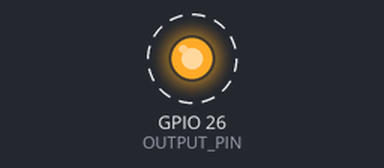
Recording of a program running on a simulated ESP32. Shown: output pins drawn as LEDs (lit = HIGH). Dashed ring = blinking.

Above: at 0.2 s.
Timing chart, 0 to 3.0 s (numbered marks = the images above):
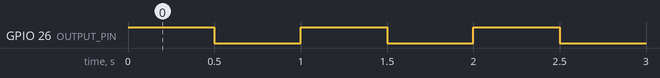

Measured:
- by itself, GPIO 26 (OUTPUT_PIN): alternates HIGH for 0.50 s and LOW for 0.50 s

The program:

main.cpp
```cpp
/*---------------------------------------------------------------------------*\

    E ngineering | Bosch ETS: Engineering Technical School
    T echnical   | IIoT Training: Industrial Internet of Things
    S chool      | Powertrain Solutions @ Bosch Brazil

\*---------------------------------------------------------------------------*/

/*--- Includes ---*/
#include <Arduino.h>

/*--- Hardware mapping ---*/
const uint8_t OUTPUT_PIN = 26;

/*--- Setup ---*/
void setup()
{
    // Hardware mapping
    pinMode(OUTPUT_PIN, OUTPUT);
}

/*--- Loop ---*/
void loop()
{
    digitalWrite(OUTPUT_PIN, HIGH);
    delay(500);

    digitalWrite(OUTPUT_PIN, LOW);
    delay(500);
}
```
